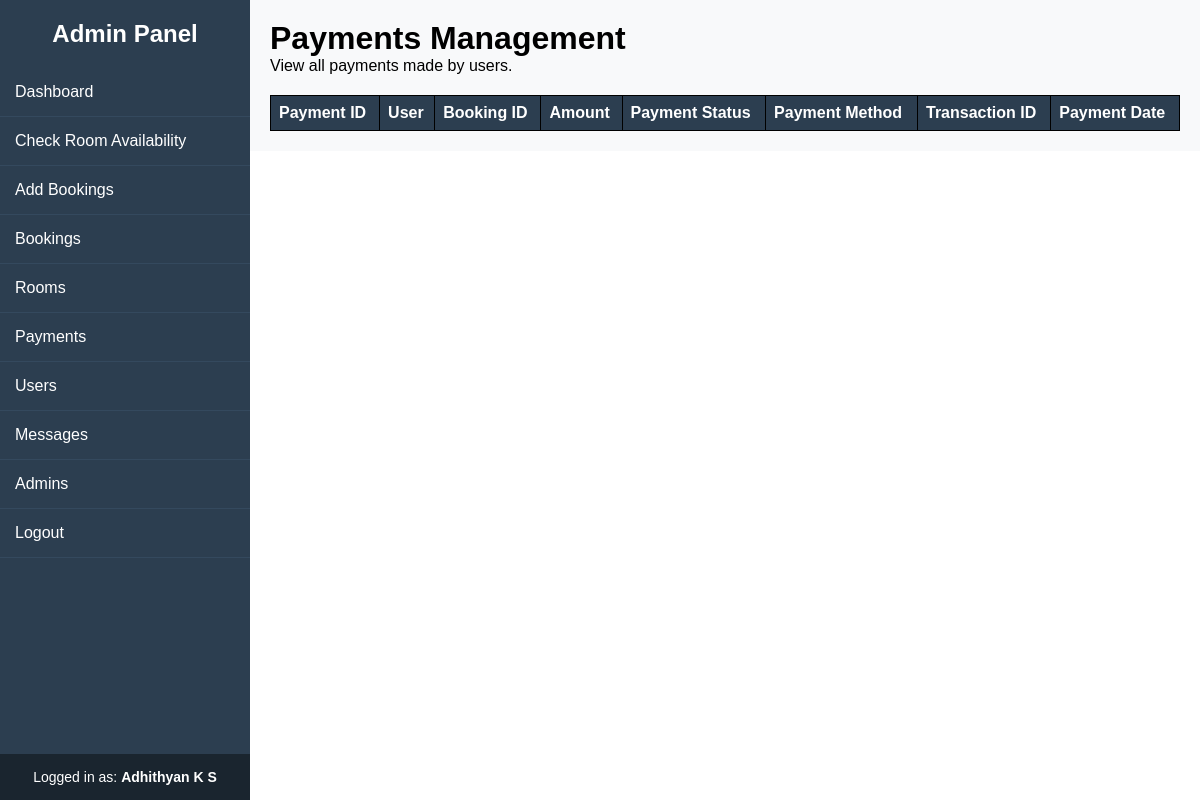
The page /admin/payments.php (signed in) on the database as committed earlier.
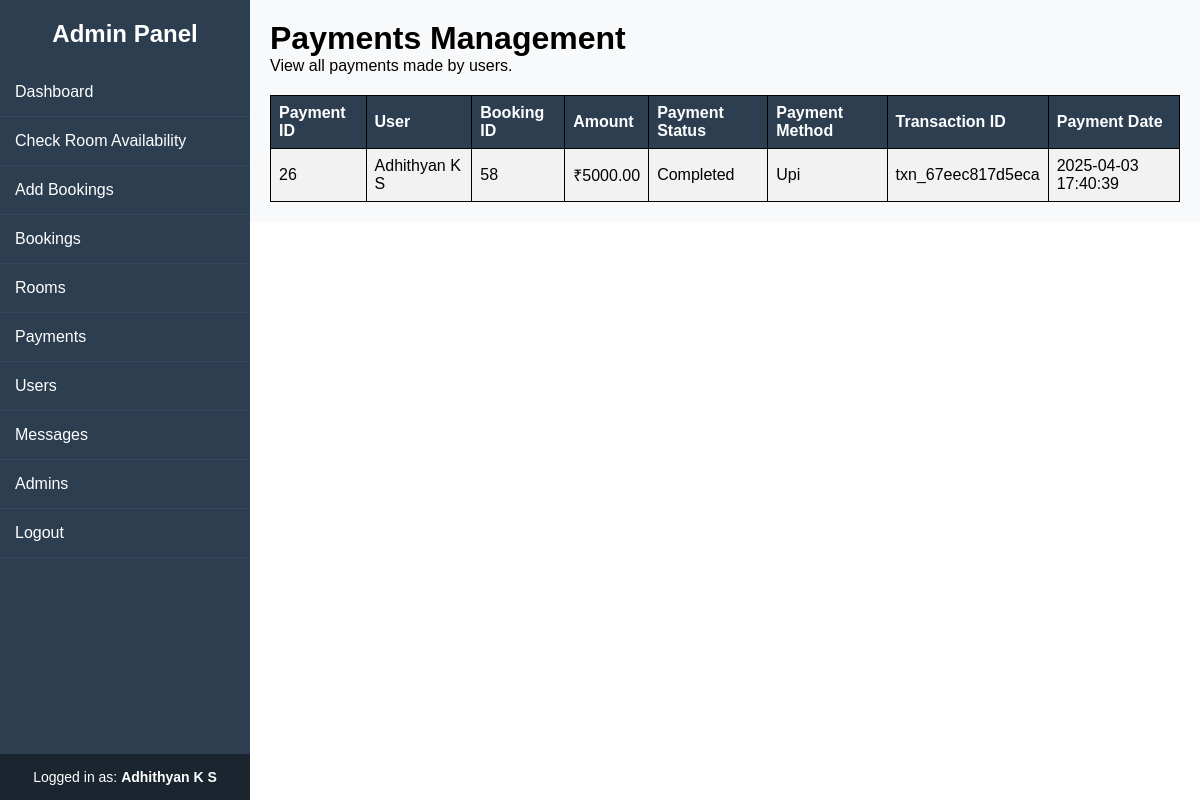
The same page on the database as committed later.
### tables this page shows
CREATE TABLE `payments` (
  `payment_id` int(11) NOT NULL,
  `user_id` int(11) NOT NULL,
  `booking_id` int(11) NOT NULL,
  `amount` decimal(10,2) NOT NULL,
  `payment_status` enum('pending','completed') DEFAULT 'pending',
  `payment_method` enum('credit_card','paypal','upi','cash') NOT NULL,
  `transaction_id` varchar(50) DEFAULT NULL,
  `created_at` timestamp NOT NULL DEFAULT current_timestamp()
);

CREATE TABLE `users` (
  `user_id` int(11) NOT NULL,
  `name` varchar(50) NOT NULL,
  `email` varchar(50) DEFAULT NULL,
  `password` varchar(25) NOT NULL,
  `phone` varchar(10) NOT NULL,
  `created_at` timestamp NOT NULL DEFAULT current_timestamp() ON UPDATE current_timestamp()
);

### admin/payments.php (the view, shortened to what this page needs)
<?php include '../includes/config.php'; ?>
<!DOCTYPE html>
<html lang="en">
<head>
    <link rel="stylesheet" href="../css/sidebar.css">
    <link rel="stylesheet" href="../css/table.css">
</head>
<body>
    <?php include 'inc/sidebar.php'; ?>
    <div class="content">
        <h1>Payments Management</h1>
        <p>View all payments made by users.</p>
        <?php
        $query = "SELECT p.*, u.name AS user_name, b.check_in_date, b.check_out_date
                  FROM payments p
                  JOIN users u ON p.user_id = u.user_id
                  JOIN bookings b ON p.booking_id = b.booking_id";
        $result = $conn->query($query);
        echo "<table>
                <tr>
                    <th>Payment ID</th>
                    <th>User</th>
                    <th>Booking ID</th>
                    <th>Amount</th>
                    <th>Payment Status</th>
                    <th>Payment Method</th>
                    <th>Transaction ID</th>
                    <th>Payment Date</th>
                </tr>";
        while ($row = mysqli_fetch_assoc($result)) {
            echo "<tr>
                    <td>" . $row['payment_id'] . "</td>
                    <td>" . $row['user_name'] . "</td>
                    <td>" . $row['booking_id'] . "</td>
                    <td>₹" . $row['amount'] . "</td>
                    <td>" . ucfirst($row['payment_status']) . "</td>
                    <td>" . ucfirst($row['payment_method']) . "</td>
                    <td>" . ($row['transaction_id'] ? $row['transaction_id'] : 'N/A') . "</td>
                    <td>" . $row['created_at'] . "</td>
                </tr>";
        }
        echo "</table>";
        ?>
    </div>
</body>
</html>

Rows that differ between the two databases and show on the page:
added payments: payment_id "26", user.name "Adhithyan K S", booking "58", amount "5000.00", payment_status "Completed", payment_method "Upi", transaction "txn_67eec817d5eca", created_at "2025-04-03 17:40:39"
